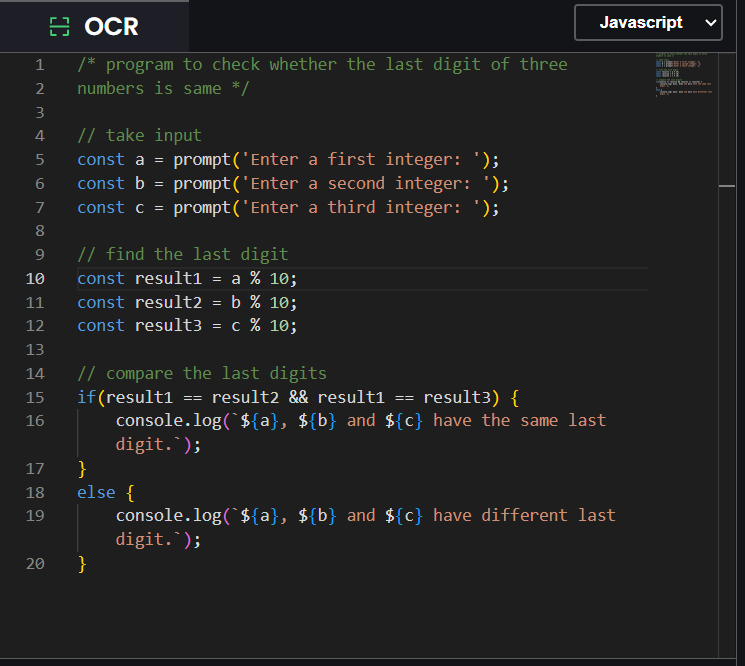
#> input picture Client/images/codebg.png, 745 x 666 px
$ python -i methods.py   (imports and definitions only)
#> lines starting #> are read from the running program, lines starting #| are printed output that depends on the picture; after the words box and inside, x2 and y2 are one past the last pixel; in counts of white or black regions, pixels touching at a corner belong together
#> further down, picture is the input picture: shape (666, 745, 3); mean B, G, R 34.1, 34.3, 34.2
import cv2
import numpy as np

ALLOWED_EXTENSIONS = {"png", "jpg", "jpeg"}


# [8 lines left out: function allowed_file, not called in this run]


def img_Processing(img):
    # Grayscale
    gray_img = cv2.cvtColor(img, cv2.COLOR_BGR2GRAY)
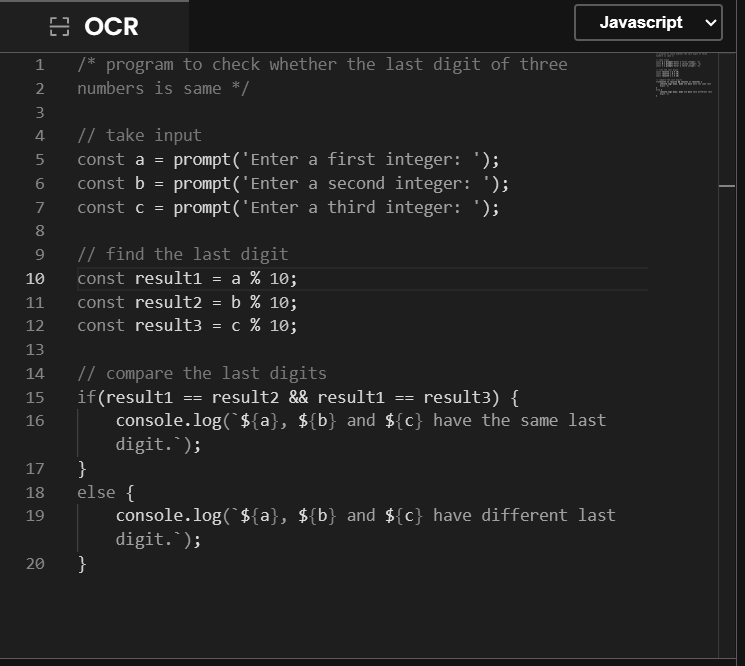
#> gray_img: shape (666, 745); min 20, max 255, mean 34.2

    # Noise Removal
    gray_img = cv2.bilateralFilter(gray_img, 20, 30, 30)

    # Binarization
    img_bw = cv2.adaptiveThreshold(
        gray_img, 255, cv2.ADAPTIVE_THRESH_MEAN_C, cv2.THRESH_BINARY, 9, 3
    )
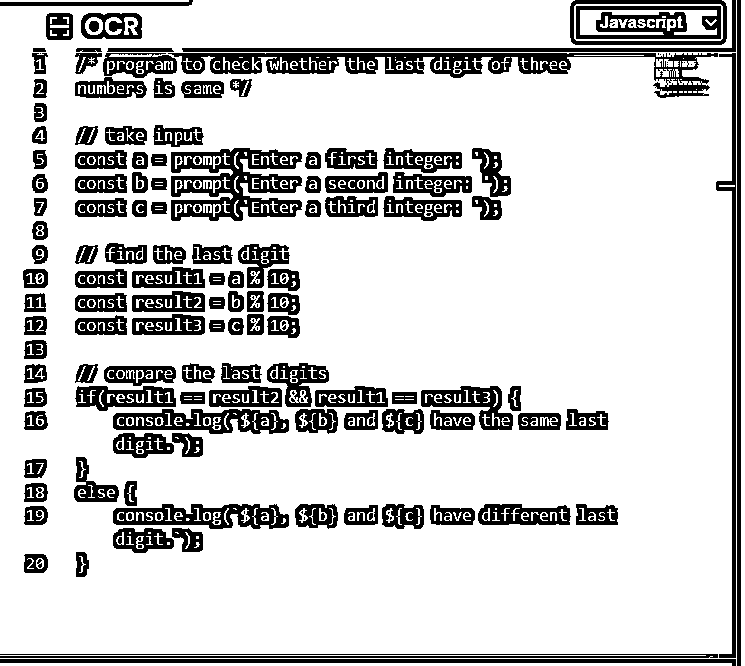
#> img_bw: shape (666, 745); 81.1% white; 262 black regions (106 under 20 px), largest, box (x1, y1, x2, y2) and area: (168, 53, 718, 98) 7347, (171, 148, 302, 221) 5357, (0, 659, 736, 666) 2956

    # Morph
    kernal = np.ones((3, 2), np.uint8)
    op = cv2.morphologyEx(img_bw, cv2.MORPH_OPEN, kernal)
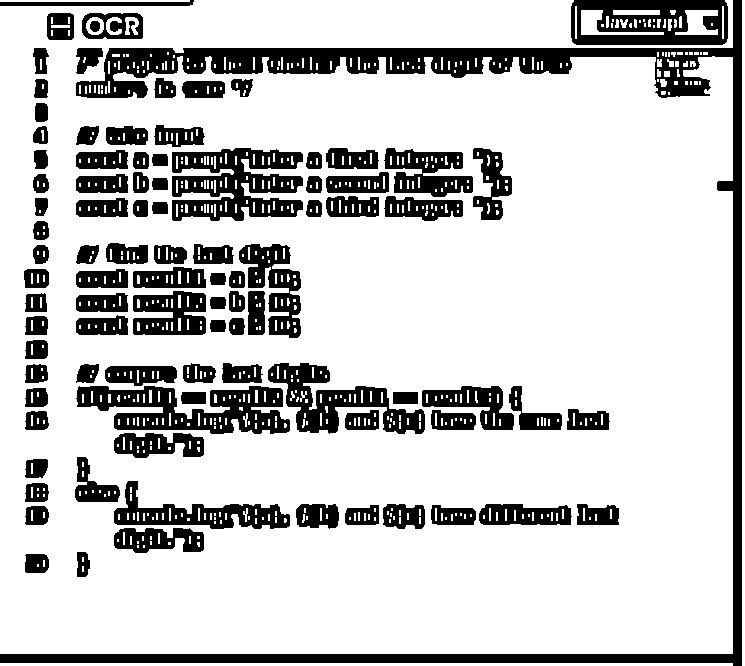
#> op: shape (666, 745); 78.8% white; 93 black regions, largest, box (x1, y1, x2, y2) and area: (0, 0, 742, 666) 26657, (172, 148, 303, 221) 6104, (76, 386, 290, 434) 5777

    # Thickening
    er = cv2.erode(op, kernal, iterations=1)
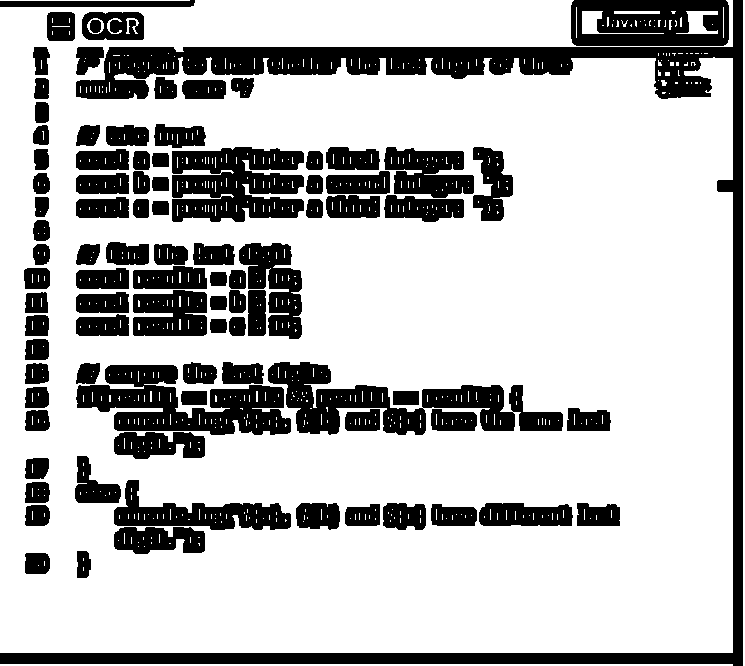
#> er: shape (666, 745); 74% white; 90 black regions, largest, box (x1, y1, x2, y2) and area: (0, 0, 743, 666) 31594, (268, 362, 563, 435) 8687, (76, 365, 291, 435) 8381
    return er


# Rescale
# [81 lines left out: functions rescaleFrame, contures_detection, not called in this run]

>>> import cv2
>>> picture = cv2.imread('../../../Client/images/codebg.png')
>>> result = img_Processing(picture)
